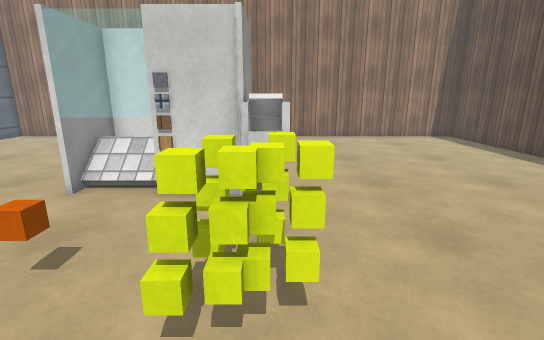
View 1 (above)

15 first-person views from a walk through a Unity game level. The camera is 1.4 m above the floor, tilts 14° down and sees 85° across. The floor is counted in squares, 0.5 m on a side. Each view is taken from the middle of a square. On the plan, view 1 faces up. The plan holds only what a view shows up to about 20 squares ahead; the rest is blank. The place goes on beyond the plan. The player is left out. Surface patterns are stand-ins for the level's own textures.

View 2
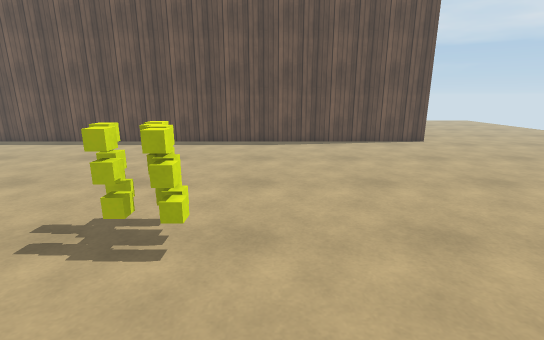

View 3
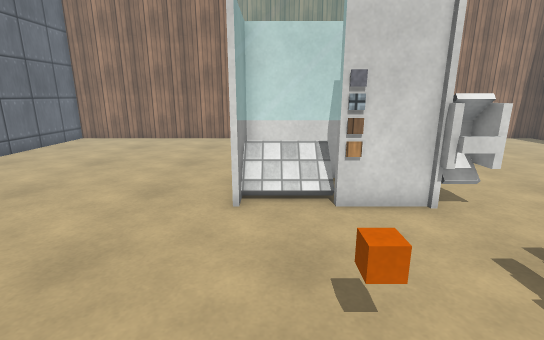

View 4
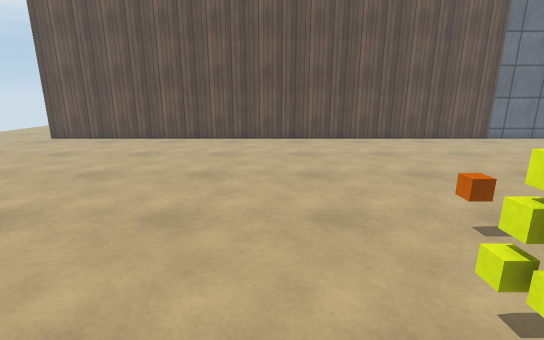

View 5
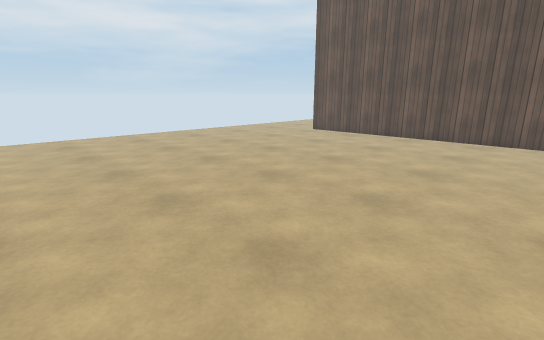

View 6
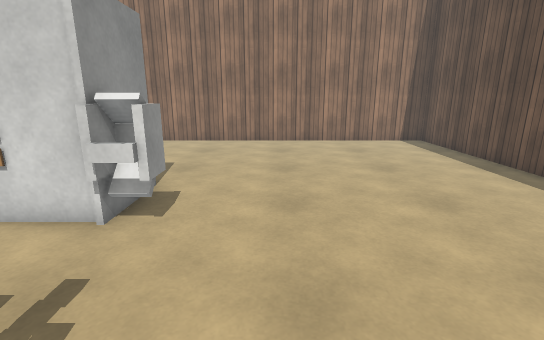

View 7
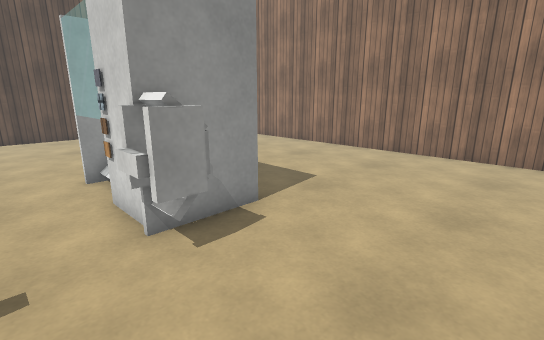

View 8
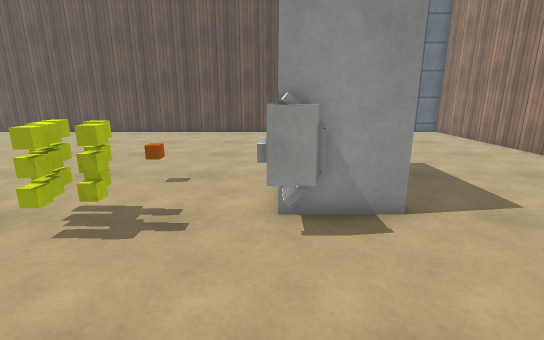

View 9
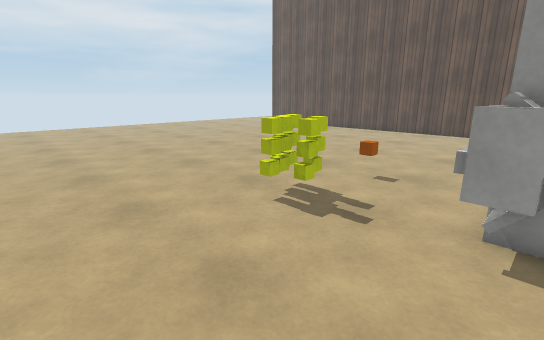

View 10
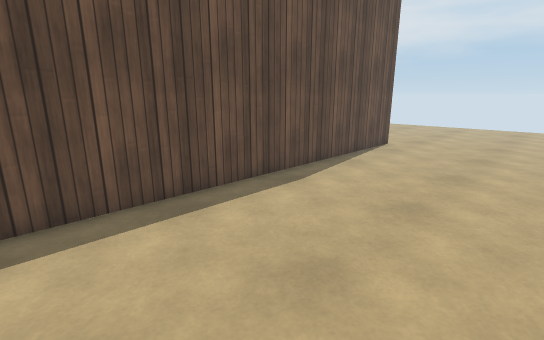

View 11
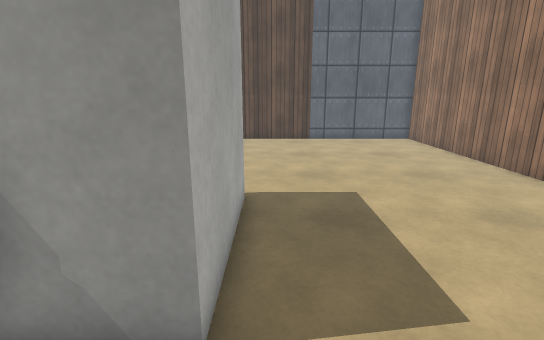

View 12
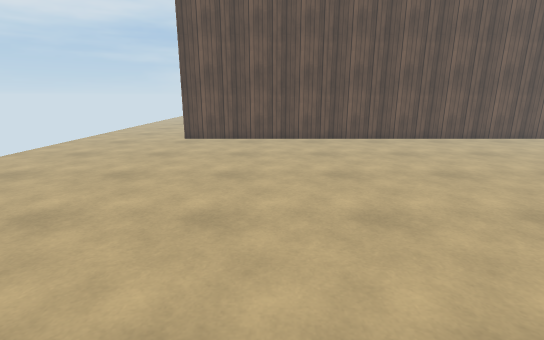

View 13
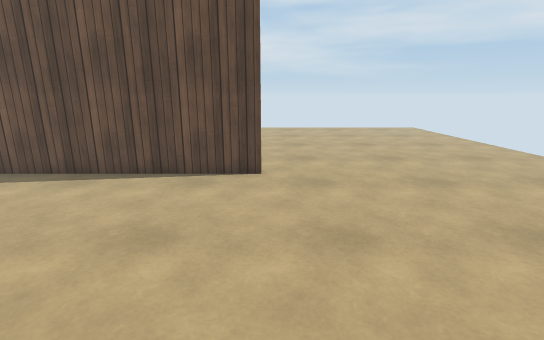

View 14
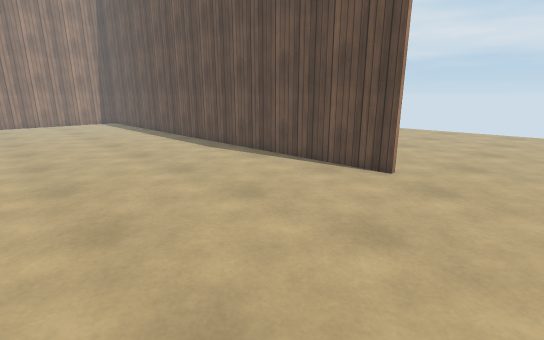

View 15
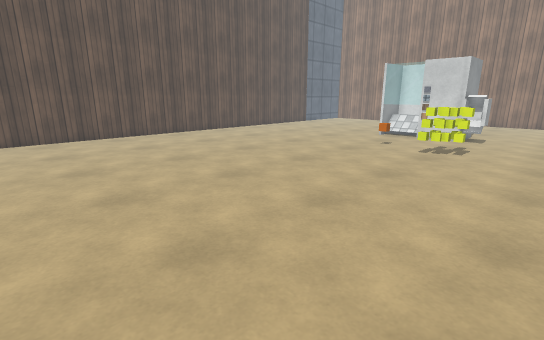

### Floor plan
Points are (right, up) in squares from view 1. A wall is a line through its corners. A room is listed if a view was taken in it or the views show most of it. See-through windows are left out.
Room 1 (views 1, 2, 3, 4, 5, 6, 7, 8, 9, 10, 11, 12, 13, 14, 15)
walls: (0.3, 7.9) (0.3, 8.9) (-0.6, 8.9); (0.5, 8.9) (0.5, 7.7); (0.3, 9.1) (0.3, 8.3) (-3.4, 8.3); (-6.1, 11.2) (-0.8, 11.2) (-0.8, 7.9); (12.7, -8.6) (12.7, 21.2) (-17.9, 21.2) (-17.9, -13.5)
low walls: (0.5, 7.7) (-0.9, 7.7); (0.4, 8.6) (-0.6, 8.6)
objects: cube (-4, 4); cube (-1, 3); cube (-1, 4); cube (0, 3); cube (0, 4); cube (0, 5); cube (1, 3) to (1, 4)

Positions as (right, up) in squares from view 1, and headings:
1: (0, 0), facing up
2: (-6, 1), facing right
3: (-5, 1), facing up
4: (2, 0), facing left
5: (3, 1), facing down-left
6: (3, 2), facing up
7: (5, 6), facing up-left
8: (6, 8), facing left
9: (6, 9), facing down-left
10: (5, 9), facing down-right
11: (2, 12), facing left
12: (2, -9), facing left
13: (2, -9), facing right
14: (2, -13), facing up-right
15: (4, -13), facing up-left
